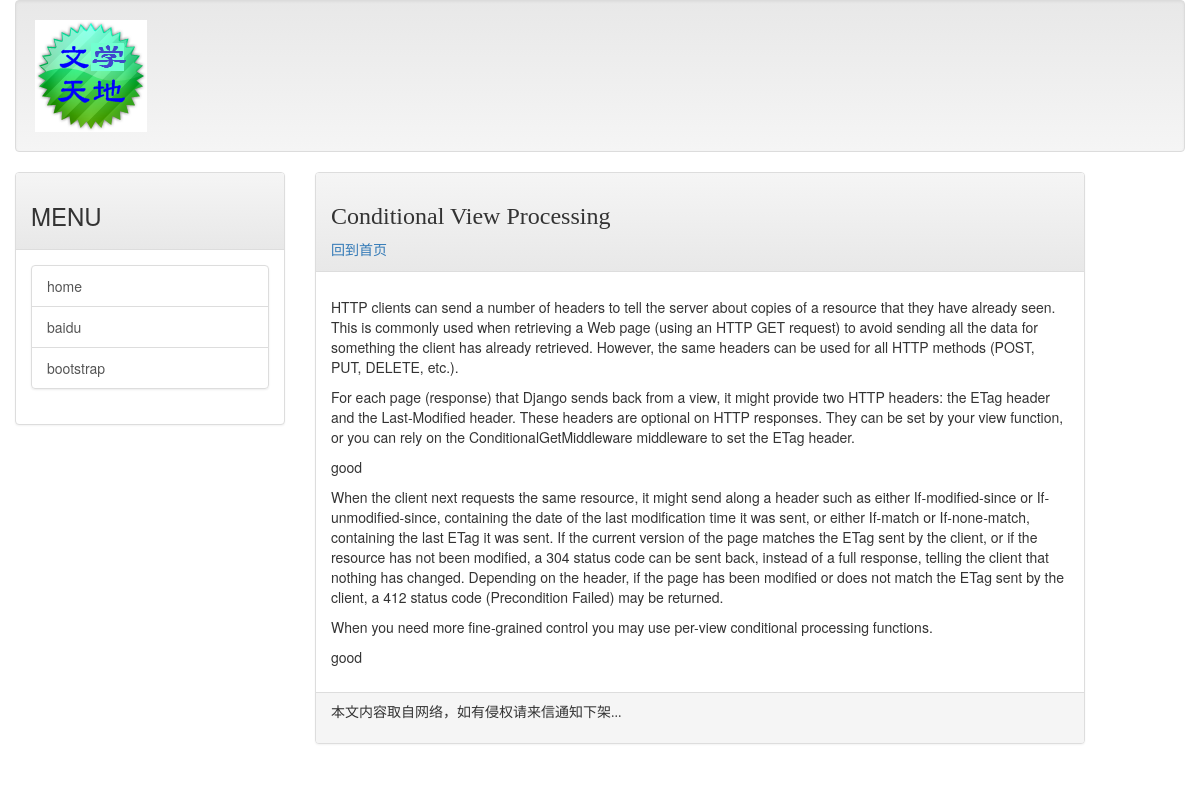
Screenshot of /post/slugConditionalViewProcessing with the database file from the repository.
### mainsite/models.py (models this page shows, shortened)
class Post(models.Model):
    title = models.CharField(max_length=200)
    slug = models.CharField(max_length=200)
    body = models.TextField()
    pub_date = models.DateTimeField(default=timezone.now)
    class Meta:
        ordering = ('-pub_date',)

### mainsite/views.py (the view)
# urls.py: url(r'^post/(\w+)$', showpost),
def showpost(request, slug):
    template = get_template("post.html")
    try:
        post = Post.objects.get(slug=slug)
        if post is not None:
            html = template.render(locals())
            return HttpResponse(html)
    except  Exception as e:
        print('str(Exception):\t', str(Exception))
        print('str(e):\t\t', str(e))
        print('repr(e):\t', repr(e))
        print('e.message:\t', e.message)
        print('traceback.print_exc():', traceback.print_exc())
        print('traceback.format_exc():\n%s' % traceback.format_exc())
        return redirect("/")

### templates/post.html (shortened to what this page needs)
{% extends 'base.html' %}
{% load markdown_deux_tags %}
{% block headmessage %}
<h3 style="font-family:微软雅黑;">{{ post.title }}</h3>
<a style="font-family:微软雅黑;" href="/">回到首页</a>
{% endblock %}
{% block content %}
<p style="font-family:宋体;font-size:12pt;line-height:1.5;">
    {{ post.body|markdown }}
</p>
{% endblock %}

### rows the page displays
Post: title "Conditional View Processing", body "HTTP clients can send a number of headers to tell the server about copies of a resource that they have already seen. This is commonly used when retrieving a Web page (using an HTTP GET request) to avoid sending all the data for something the client has already retrieved. However, the same headers can be used for all HTTP methods (POST, PUT, DELETE, etc.). For each page (response) that Django sends back from a view, it might provide two HTTP headers: the ETag header and the Last-Modified header. These headers are optional on HTTP responses. They can be set by your view function, or you can rely on the ConditionalGetMiddleware middleware to set the ETag header. good When the client next…"
